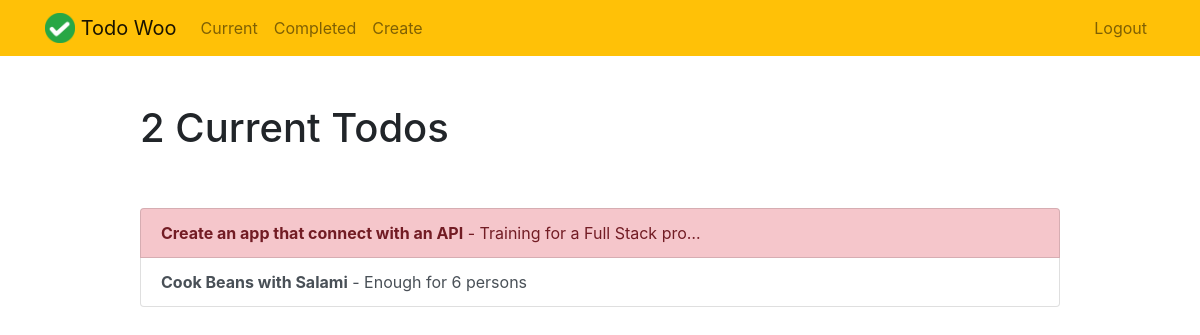
Before: /current/ (signed in) with the older database file.
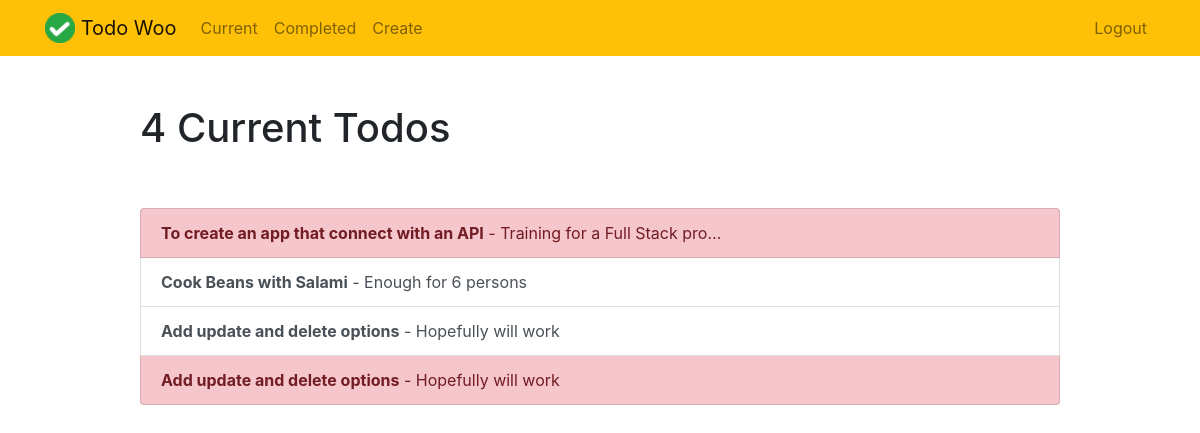
After: the same page with the newer database file.
### todo/models.py (models this page shows, shortened)
class Todo(models.Model):
    title = models.CharField(max_length=100)
    memo = models.TextField(blank=True)
    created = models.DateTimeField(auto_now_add=True)
    datecompleted = models.DateTimeField(null=True, blank=True)
    important = models.BooleanField(default=False)
    user = models.ForeignKey(User, on_delete=models.CASCADE)

### todo/views.py (the view)
# urls.py: path('current/', views.currenttodos, name='currenttodos'),
@login_required
def currenttodos(request):
    todos = Todo.objects.filter(user=request.user, datecompleted__isnull=True)
    return render(request, 'todo/currenttodos.html', {'todos':todos})

### todo/templates/todo/currenttodos.html
{% extends "todo/base.html" %}
{% block content %}
    <div class="row justify-content-center mt-5">
        <div class="col-md-10">
            {% if todos %}
                 <h1>{{ todos.count }} Current Todo{{ todos.count|pluralize }}</h1>
            {% else %}
                           <h1>Current Todos</h1>
            {% endif %}
        </div>
    </div>
    <div class="row justify-content-center mt-5">
        <div class="col-md-10">
        {% if todos %}
            <div class="list-group">
                {% for todo in todos %}
                    <a href="{% url 'viewtodo' todo.id %}" class="list-group-item list-group-item-action{% if todo.important %} list-group-item-danger{% endif %}"><b>{{ todo.title }}</b>{% if todo.memo %} - {{ todo.memo|truncatechars:30 }}{% endif %}</a>
                {% endfor %}
            </div>
        {% else %}
            <div class="text-center">
                <h2>Looks like you don't have any todos! Nice work.</h2>
            <br>
            <a role="button" class="btn btn-primary" href="{% url 'createtodo' %}">New Todo</a>
            </div>
        {% endif %}
        </div>
    </div>
{% endblock %}

### todo/templates/todo/base.html (shortened to what this page needs)
{% load static %}
<!doctype html>
<html lang="en">
<head>
    <link rel="stylesheet" href="https://stackpath.bootstrapcdn.com/bootstrap/4.4.1/css/bootstrap.min.css">
</head>
<body>
<nav class="navbar navbar-expand-md navbar-light bg-warning">
<div class="container">
    <a class="navbar-brand" href="{% url 'home' %}">
         <img src="{% static 'todo/logo.png' %}" width="30" height="30" class="d-inline-block align-top">
        <span>Todo Woo</span>
    </a>
    <div class="collapse navbar-collapse" id="navbarNav">
    {% if user.is_authenticated %}
        <ul class="navbar-nav mr-auto">
                <li class="nav-item {{ current }}">
                    <a class="nav-link" href="{% url 'currenttodos' %}">Current</a>
                </li>
                <li class="nav-item {{ completed }}">
                    <a class="nav-link" href="{% url 'completedtodos' %}">Completed</a>
                </li>
                <li class="nav-item {{ create }}">
                    <a class="nav-link" href="{% url 'createtodo' %}">Create</a>
                </li>
        </ul>
    {% endif %}
    <ul class="navbar-nav ml-auto">
            {% if user.is_authenticated %}
                <li class="nav-item">
                    <a href="#" onclick="$('#signOutBtn').click()" class="nav-link">Logout</a>
                </li>
            {% endif %}
        </ul>
    </div>
</div>
</nav>
<div class="container">
{% block content %}{% endblock %}
</div>
</body>
</html>

Changed rows visible on the page:
changed Todo "Training for a Full Stack pro…": title "Create an app that connect with an API" → "To create an app that connect with an API"
added Todo: title "Add update and delete options", memo "Hopefully will work", important False (drawn)
added Todo: title "Add update and delete options", memo "Hopefully will work", important True (drawn)
Other visible differences:
{{ todos.count }}: "2" → "4"
